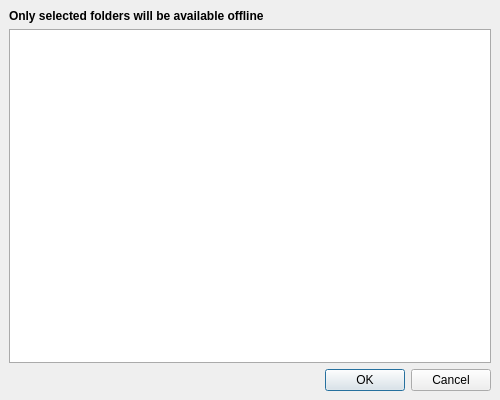
<?xml version="1.0" encoding="UTF-8"?>
<ui version="4.0">
 <class>Dialog</class>
 <widget class="QDialog" name="Dialog">
  <property name="geometry">
   <rect>
    <x>0</x>
    <y>0</y>
    <width>500</width>
    <height>400</height>
   </rect>
  </property>
  <property name="minimumSize">
   <size>
    <width>500</width>
    <height>400</height>
   </size>
  </property>
  <property name="windowTitle">
   <string>Choose offline folders for SmartSync+</string>
  </property>
  <layout class="QGridLayout" name="gridLayout">
   <property name="leftMargin">
    <number>0</number>
   </property>
   <property name="topMargin">
    <number>0</number>
   </property>
   <property name="rightMargin">
    <number>0</number>
   </property>
   <property name="bottomMargin">
    <number>0</number>
   </property>
   <property name="spacing">
    <number>0</number>
   </property>
   <item row="0" column="0">
    <widget class="QFrame" name="centralWidget">
     <property name="styleSheet">
      <string notr="true"> QScrollBar:vertical {
     border: 0px;
	background: #fedec9;
     width: 8px;
 }
 QScrollBar::handle:vertical {
	border: 0px solid #FC914D;
     border-radius: 4px;
     background: #FC914D;
     min-height: 20px;
 }
 QScrollBar::add-line:vertical {
     border: 0px;
     background: none;
     height: 0px;
     subcontrol-position: bottom;
     subcontrol-origin: margin;
 }

 QScrollBar::sub-line:vertical {
     border: 0px;
     background: none;
     height: 0px;
     subcontrol-position: top;
     subcontrol-origin: margin;
 }
 QScrollBar::up-arrow:vertical, QScrollBar::down-arrow:vertical {
     border: 0px;
     width: 0px;
     height: 0px;
     background: none;
 }

 QScrollBar::add-page:vertical, QScrollBar::sub-page:vertical {
     background: none;
 }</string>
     </property>
     <layout class="QVBoxLayout" name="verticalLayout_2">
      <item>
       <widget class="QLabel" name="label">
        <property name="font">
         <font>
          <weight>75</weight>
          <bold>true</bold>
         </font>
        </property>
        <property name="text">
         <string>Only selected folders will be available offline</string>
        </property>
       </widget>
      </item>
      <item>
       <widget class="QStackedWidget" name="stackedWidget">
        <property name="currentIndex">
         <number>0</number>
        </property>
        <widget class="QWidget" name="page">
         <layout class="QVBoxLayout" name="verticalLayout_3">
          <property name="spacing">
           <number>0</number>
          </property>
          <property name="leftMargin">
           <number>0</number>
          </property>
          <property name="topMargin">
           <number>0</number>
          </property>
          <property name="rightMargin">
           <number>0</number>
          </property>
          <property name="bottomMargin">
           <number>0</number>
          </property>
          <item>
           <widget class="QTreeView" name="folder_list_view">
            <property name="palette">
             <palette>
              <active/>
              <inactive/>
              <disabled/>
             </palette>
            </property>
            <property name="styleSheet">
             <string notr="true">QTreeView { border: 1px solid #aaaaaa; outline: none;}
QTreeView::indicator{width: 16px; height: 16px;}
QTreeView::indicator:checked:hover{image: url(:/images/check_radio/check_marked_hovered.svg);}
QTreeView::indicator:checked{image: url(:/images/check_radio/check_marked_hovered.svg);}
QTreeView::indicator:indeterminate:hover{image: url(:/images/check_radio/check_intermediate_hovered.svg);}
QTreeView::indicator:indeterminate{image: url(:/images/check_radio/check_intermediate.svg);}
QTreeView::indicator:unchecked:hover{image: url(:/images/check_radio/check_hovered.svg);}
QTreeView::indicator:unchecked{image: url(:/images/check_radio/check.svg);}
QTreeView::item:selected {
    border: none;
	background-color: #cccccc;
	color: black;
}
QTreeView::item:!selected {
    border: none;
	background-color: #ffffff;
	color: black;
}
QTreeView::item:hover {
    border: none;
	background-color: #eeeeee;
	color: black;
}
QTreeView::branch:has-children:!has-siblings:closed:hover,
QTreeView::branch:closed:has-children:has-siblings:hover {
        border-image: none;
        image: url(:/images/check_radio/chevron_down_hovered.svg);
}

QTreeView::branch:open:has-children:!has-siblings:hover,
QTreeView::branch:open:has-children:has-siblings:hover  {
        border-image: none;
        image: url(:/images/check_radio/chevron_right_hovered.svg);
}
QTreeView::branch:has-children:!has-siblings:closed,
QTreeView::branch:closed:has-children:has-siblings {
        border-image: none;
        image: url(:/images/check_radio/chevron_down.svg);
	    selection-background-color: none;
}

QTreeView::branch:open:has-children:!has-siblings,
QTreeView::branch:open:has-children:has-siblings  {
        border-image: none;
        image: url(:/images/check_radio/chevron_right.svg);
		selection-background-color: none;
}</string>
            </property>
            <property name="verticalScrollBarPolicy">
             <enum>Qt::ScrollBarAsNeeded</enum>
            </property>
            <property name="sortingEnabled">
             <bool>true</bool>
            </property>
            <property name="headerHidden">
             <bool>false</bool>
            </property>
           </widget>
          </item>
         </layout>
        </widget>
        <widget class="QWidget" name="page_2">
         <layout class="QVBoxLayout" name="verticalLayout">
          <item>
           <spacer name="verticalSpacer">
            <property name="orientation">
             <enum>Qt::Vertical</enum>
            </property>
            <property name="sizeHint" stdset="0">
             <size>
              <width>20</width>
              <height>88</height>
             </size>
            </property>
           </spacer>
          </item>
          <item>
           <layout class="QHBoxLayout" name="horizontalLayout_2">
            <item>
             <spacer name="horizontalSpacer_4">
              <property name="orientation">
               <enum>Qt::Horizontal</enum>
              </property>
              <property name="sizeHint" stdset="0">
               <size>
                <width>40</width>
                <height>20</height>
               </size>
              </property>
             </spacer>
            </item>
            <item>
             <widget class="QLabel" name="loader_label">
              <property name="sizePolicy">
               <sizepolicy hsizetype="Fixed" vsizetype="Fixed">
                <horstretch>0</horstretch>
                <verstretch>0</verstretch>
               </sizepolicy>
              </property>
              <property name="minimumSize">
               <size>
                <width>120</width>
                <height>120</height>
               </size>
              </property>
              <property name="maximumSize">
               <size>
                <width>120</width>
                <height>120</height>
               </size>
              </property>
              <property name="text">
               <string/>
              </property>
             </widget>
            </item>
            <item>
             <spacer name="horizontalSpacer_3">
              <property name="orientation">
               <enum>Qt::Horizontal</enum>
              </property>
              <property name="sizeHint" stdset="0">
               <size>
                <width>40</width>
                <height>20</height>
               </size>
              </property>
             </spacer>
            </item>
           </layout>
          </item>
          <item>
           <spacer name="verticalSpacer_2">
            <property name="orientation">
             <enum>Qt::Vertical</enum>
            </property>
            <property name="sizeHint" stdset="0">
             <size>
              <width>20</width>
              <height>88</height>
             </size>
            </property>
           </spacer>
          </item>
         </layout>
        </widget>
       </widget>
      </item>
      <item>
       <widget class="QDialogButtonBox" name="buttonBox">
        <property name="orientation">
         <enum>Qt::Horizontal</enum>
        </property>
        <property name="standardButtons">
         <set>QDialogButtonBox::Cancel|QDialogButtonBox::Ok</set>
        </property>
       </widget>
      </item>
     </layout>
    </widget>
   </item>
  </layout>
 </widget>
 <resources/>
 <connections>
  <connection>
   <sender>buttonBox</sender>
   <signal>accepted()</signal>
   <receiver>Dialog</receiver>
   <slot>accept()</slot>
   <hints>
    <hint type="sourcelabel">
     <x>248</x>
     <y>254</y>
    </hint>
    <hint type="destinationlabel">
     <x>157</x>
     <y>274</y>
    </hint>
   </hints>
  </connection>
  <connection>
   <sender>buttonBox</sender>
   <signal>rejected()</signal>
   <receiver>Dialog</receiver>
   <slot>reject()</slot>
   <hints>
    <hint type="sourcelabel">
     <x>316</x>
     <y>260</y>
    </hint>
    <hint type="destinationlabel">
     <x>286</x>
     <y>274</y>
    </hint>
   </hints>
  </connection>
 </connections>
</ui>
